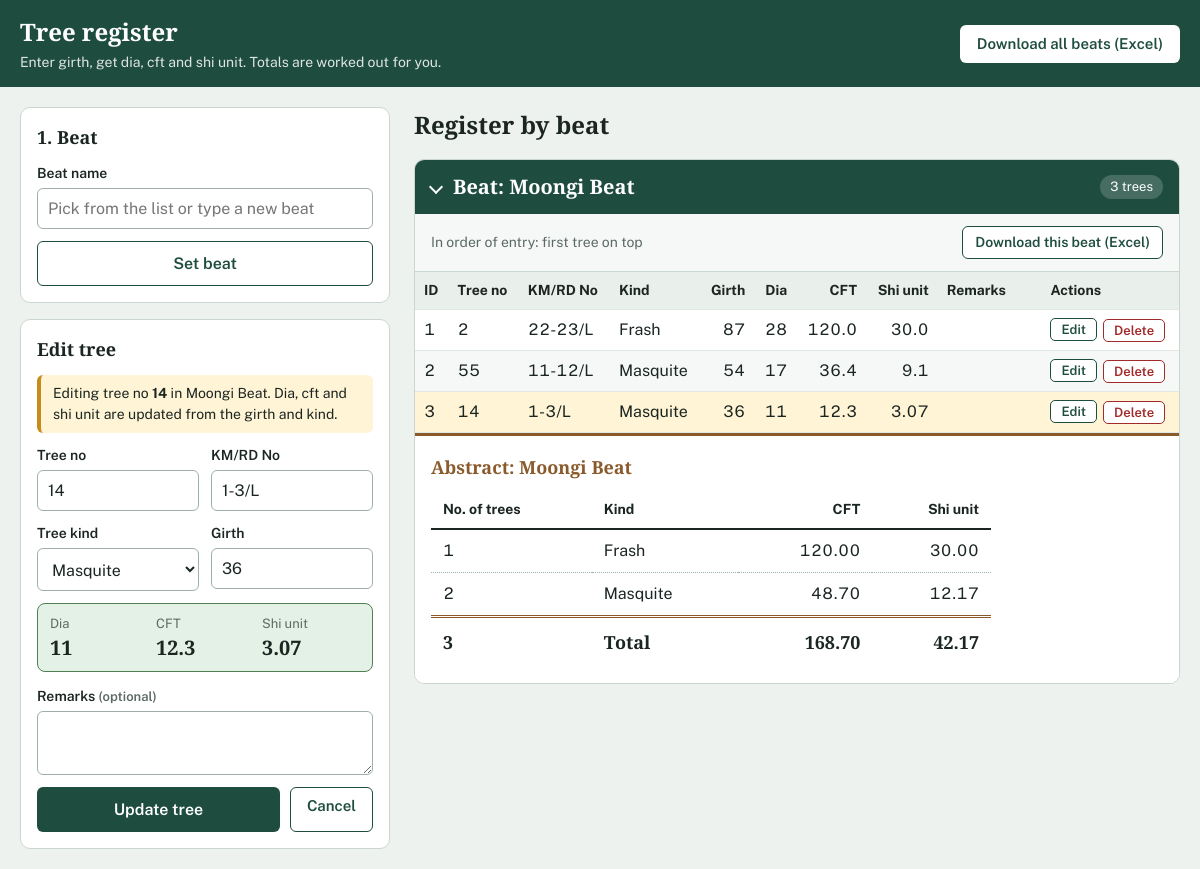
/?edit=3&beat=3, run on the app's committed database.
### tables this page shows
CREATE TABLE beat_3_moongi_beat (
	id INTEGER NOT NULL, 
	tree_no VARCHAR(50) NOT NULL, 
	km_burji_no VARCHAR(50) NOT NULL, 
	kind_tree VARCHAR(100) NOT NULL, 
	girth INTEGER NOT NULL, 
	dia INTEGER, 
	cft FLOAT, 
	shi_unit FLOAT, 
	remarks VARCHAR(255), 
	PRIMARY KEY (id), 
	CONSTRAINT uq_beat_3_moongi_beat UNIQUE (km_burji_no, tree_no)
);

### app.py (models this page shows)
class Beat(db.Model):
    __tablename__ = "beats"
    id = db.Column(db.Integer, primary_key=True)
    name = db.Column(db.String(100), nullable=False, unique=True)
    table_name = db.Column(db.String(80), nullable=False, unique=True)

### app.py (the view, shortened to what this page needs)
@app.route("/", methods=["GET", "POST"])
def index():
    current_beat = session.get("beat_name")
    edit_tree = edit_beat = None
    edit_id = request.args.get("edit", type=int)
    beat_id = request.args.get("beat", type=int)
    if edit_id and beat_id:
        edit_beat = db.session.get(Beat, beat_id)
        if edit_beat:
            edit_tree = db.session.get(tree_model(edit_beat.table_name), edit_id)
        if edit_tree is None:
            flash("That tree no longer exists.", "error")
            return redirect(url_for("index"))
    return render_index(
        form=edit_tree.to_dict() if edit_tree else {}, edit_tree=edit_tree, edit_beat=edit_beat
    )

### app.py (called while the page is built)
def get_beat_options():
    names = set(BEATS) | {name for (name,) in db.session.query(Beat.name).all()}
    return sorted(names, key=str.lower)

def _new_abstract():
    return {"rows": {}, "trees": 0, "cft": 0.0, "shi_unit": 0.0}

def _add_to_abstract(a, kind, trees, cft, shi_unit):
    row = a["rows"].setdefault(kind, {"kind": kind, "trees": 0, "cft": 0.0, "shi_unit": 0.0})
    row["trees"] += trees
    row["cft"] += cft
    row["shi_unit"] += shi_unit
    a["trees"] += trees
    a["cft"] += cft
    a["shi_unit"] += shi_unit

def _finish_abstract(a):
    rows = sorted(a["rows"].values(), key=lambda r: r["kind"])
    for r in rows:
        r["cft"] = round(r["cft"], 3)
        r["shi_unit"] = round(r["shi_unit"], 3)
    return {
        "rows": rows,
        "trees": a["trees"],
        "cft": round(a["cft"], 3),
        "shi_unit": round(a["shi_unit"], 3),
    }

def get_abstracts(only_beat=None):
    beats = Beat.query.filter_by(name=only_beat).all() if only_beat else Beat.query.all()
    per_beat, grand = {}, _new_abstract()
    for beat in beats:
        Tree = tree_model(beat.table_name)
        rows = db.session.query(
            Tree.kind_tree,
            func.count(Tree.id),
            func.coalesce(func.sum(Tree.cft), 0),
            func.coalesce(func.sum(Tree.shi_unit), 0),
        ).group_by(Tree.kind_tree).all()
        if not rows:
            continue
        a = _new_abstract()
        for kind, trees, cft, shi_unit in rows:
            _add_to_abstract(a, kind, trees, float(cft), float(shi_unit))
            _add_to_abstract(grand, kind, trees, float(cft), float(shi_unit))
        per_beat[beat.name] = _finish_abstract(a)
    return per_beat, _finish_abstract(grand)

### templates/index.html (shortened to what this page needs)
<!DOCTYPE html>
<html lang="en">
<head>
</head>
<body>
  <header class="topbar">
    <div class="topbar-inner">
      <div>
        <h1>Tree register</h1>
        <p>Enter girth, get dia, cft and shi unit. Totals are worked out for you.</p>
      </div>
      <a class="btn btn-light" href="{{ url_for('download_excel') }}">Download all beats (Excel)</a>
    </div>
  </header>
  <main class="layout">
    <aside class="entry">
      <section class="card">
        <h2>1. Beat</h2>
        <form method="POST" action="{{ url_for('set_beat') }}">
          <div class="field">
            <label for="beat_name">{{ 'Switch to another beat' if current_beat else 'Beat name' }}</label>
            <input type="text" id="beat_name" name="beat_name" list="beat-list" maxlength="100"
                   placeholder="Pick from the list or type a new beat" autocomplete="off" required>
          </div>
          <button type="submit" class="btn btn-outline btn-block">{{ 'Change beat' if current_beat else 'Set beat' }}</button>
        </form>
      </section>
      <section class="card">
        <h2 id="tree-card">{{ 'Edit tree' if edit_tree else '2. Tree details' }}</h2>
        {% if current_beat or edit_tree %}
        {% if edit_tree %}
          <div class="editing-note">Editing tree no <strong>{{ edit_tree.tree_no }}</strong> in {{ edit_beat.name }}. Dia, cft and shi unit are updated from the girth and kind.</div>
        {% endif %}
        <form method="POST" id="tree-form"{% if edit_tree %} action="{{ url_for('update_tree', beat_id=edit_beat.id, tree_id=edit_tree.id) }}"{% endif %}>
          <div class="two">
            <div class="field">
              <label for="tree_no">Tree no</label>
              <input type="text" id="tree_no" name="tree_no" maxlength="50" autofocus
                     value="{{ form.get('tree_no', '') }}" required>
            </div>
            <div class="field">
              <label for="km_burji_no">KM/RD No</label>
              <input type="text" id="km_burji_no" name="km_burji_no" maxlength="50"
                     value="{{ form.get('km_burji_no', '') }}" required>
            </div>
          </div>
          <div class="two">
            <div class="field">
              <label for="kind_tree">Tree kind</label>
              <select id="kind_tree" name="kind_tree" required>
                {% for k in kinds %}
                  <option value="{{ k }}" {% if form.get('kind_tree') == k %}selected{% endif %}>{{ k|capitalize }}</option>
                {% endfor %}
              </select>
            </div>
            <div class="field">
              <label for="girth">Girth</label>
              <input type="number" id="girth" name="girth" min="1" inputmode="numeric"
                     value="{{ form.get('girth', '') }}" required>
            </div>
          </div>
          <div class="preview" id="preview" aria-live="polite">
          </div>
          <div class="field">
            <label for="remarks">Remarks <span class="hint">(optional)</span></label>
            <textarea id="remarks" name="remarks" maxlength="255">{{ form.get('remarks', '') or '' }}</textarea>
          </div>
          {% if edit_tree %}
          <div class="btn-row">
            <button type="submit" class="btn btn-primary btn-block">Update tree</button>
            <a class="btn btn-outline" href="{{ url_for('index') }}">Cancel</a>
          </div>
          {% else %}
          <button type="submit" class="btn btn-primary btn-block">Save tree</button>
          {% endif %}
        </form>
        {% else %}
          <p class="hint" style="margin:0;color:var(--muted)">Set a beat first. Every tree you save will be recorded under it.</p>
        {% endif %}
      </section>
    </aside>
    <section>
      <div class="register-head">
        <h2>Register by beat</h2>
      </div>
      {% for s in sections %}
      <details class="sheet" open>
        <summary>
          <h2>Beat: {{ s.beat }}</h2>
          <span class="tag">{{ s.abstract.trees }} tree{{ '' if s.abstract.trees == 1 else 's' }}</span>
        </summary>
        <div class="toolbar">
          <span>In order of entry: first tree on top</span>
          <a class="btn btn-outline" href="{{ url_for('download_excel', beat=s.beat) }}">Download this beat (Excel)</a>
        </div>
        <div class="scroll"{% if s.beat == current_beat %} id="current-scroll"{% endif %}>
          <table class="entries">
            <thead>
              <tr>
                <th>ID</th><th>Tree no</th><th>KM/RD No</th><th>Kind</th>
                <th class="num">Girth</th><th class="num">Dia</th><th class="num">CFT</th><th class="num">Shi unit</th><th>Remarks</th><th>Actions</th>
              </tr>
            </thead>
            <tbody>
              {% for t in s.trees %}
              <tr{% if edit_tree and edit_beat and edit_beat.id == s.id and edit_tree.id == t.id %} class="editing"{% endif %}>
                <td>{{ t.id }}</td>
                <td>{{ t.tree_no }}</td>
                <td>{{ t.km_burji_no }}</td>
                <td>{{ t.kind_tree|capitalize }}</td>
                <td class="num">{{ t.girth }}</td>
                <td class="num">{{ t.dia }}</td>
                <td class="num">{{ t.cft }}</td>
                <td class="num">{{ t.shi_unit }}</td>
                <td class="remarks">{{ t.remarks or '' }}</td>
                <td>
                  <div class="actions">
                    <a class="mini" href="{{ url_for('index', edit=t.id, beat=s.id) }}#tree-card">Edit</a>
                    <form method="POST" action="{{ url_for('delete_tree', beat_id=s.id, tree_id=t.id) }}"
                          data-confirm="Delete tree no {{ t.tree_no }} ({{ t.kind_tree|capitalize }}, km / RD / burji no {{ t.km_burji_no }})? This cannot be undone.">
                      <button type="submit" class="mini danger">Delete</button>
                    </form>
                  </div>
                </td>
              </tr>
              {% endfor %}
            </tbody>
          </table>
        </div>
        <div class="abstract">
          <h3>Abstract: {{ s.beat }}</h3>
          <table class="ledger">
            <thead>
              <tr><th>No. of trees</th><th>Kind</th><th class="num">CFT</th><th class="num">Shi unit</th></tr>
            </thead>
            <tbody>
              {% for r in s.abstract.rows %}
              <tr>
                <td>{{ r.trees }}</td>
                <td>{{ r.kind|capitalize }}</td>
                <td class="num">{{ '%.2f'|format(r.cft) }}</td>
                <td class="num">{{ '%.2f'|format(r.shi_unit) }}</td>
              </tr>
              {% endfor %}
            </tbody>
            <tfoot>
              <tr>
                <td>{{ s.abstract.trees }}</td>
                <td>Total</td>
                <td class="num">{{ '%.2f'|format(s.abstract.cft) }}</td>
                <td class="num">{{ '%.2f'|format(s.abstract.shi_unit) }}</td>
              </tr>
            </tfoot>
          </table>
        </div>
      </details>
      {% else %}
      <div class="empty">
        <strong>No trees recorded yet</strong>
        Set a beat, then add the first tree. The register and its abstract will appear here.
      </div>
      {% endfor %}
  </main>
</body>
</html>

### data on the page
beat_3_moongi_beat: tree_no "14", km_burji_no "1-3/L", kind_tree "Masquite", id "3", girth "36", dia "11", cft "12.3", shi_unit "3.07"
Beat: name "Moongi Beat", beat "Moongi Beat", abstract.trees "3", abstract "s", trees "2", kind "Masquite", cft "48.70", shi_unit "12.17", abstract.cft "168.70", abstract.shi_unit "42.17"
beat_3_moongi_beat: id "1", tree_no "2", km_burji_no "22-23/L", kind_tree "Frash", girth "87", dia "28", cft "120.0", shi_unit "30.0", trees "1", kind "Frash", cft "120.00", shi_unit "30.00"
beat_3_moongi_beat: id "2", tree_no "55", km_burji_no "11-12/L", kind_tree "Masquite", girth "54", dia "17", cft "36.4", shi_unit "9.1"

### other printed values
{{ 'Switch to another beat' if current_beat else 'Beat name' }} "Beat name"
{{ 'Change beat' if current_beat else 'Set beat' }} "Set beat"
{{ 'Edit tree' if edit_tree else '2. Tree details' }} "Edit tree"
